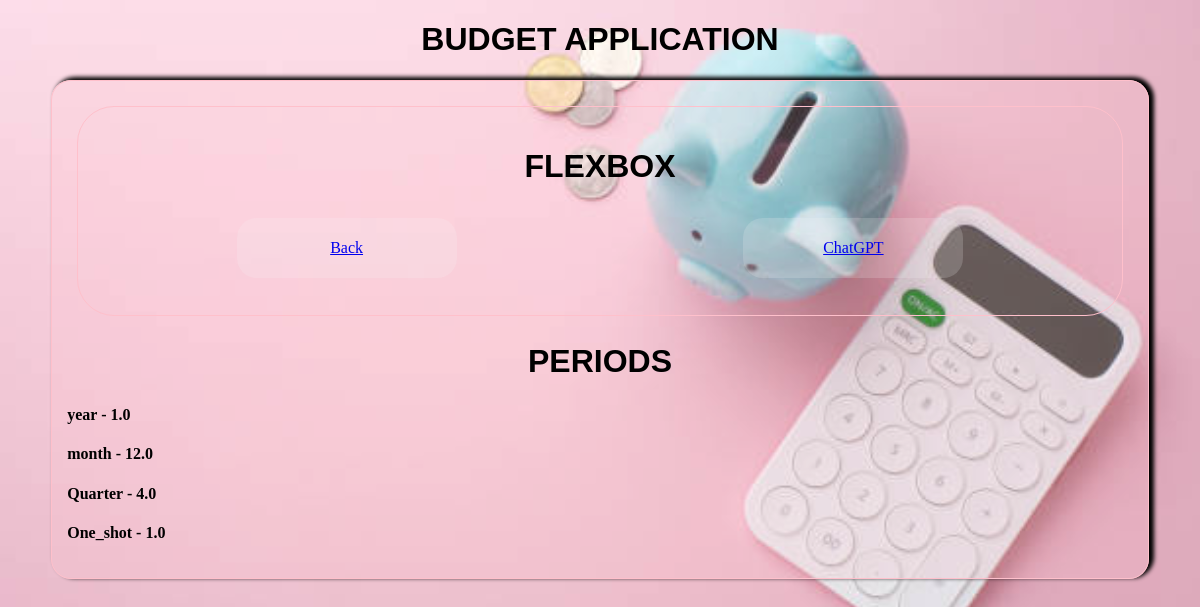
The app's page /all_periods with its own data.
### budget/models.py (models this page shows, shortened)
class Period(models.Model):
  name = models.CharField(max_length=50)
  multiplier =models.FloatField(default=1)

### budget/views.py (the view)
# urls.py: path('all_periods', all_periods, name="all_periods"),
def all_periods(request):
  all_periods = Period.objects.all()
  return render(request, 'budget/all_periods.html', {"all_periods" : all_periods})

### budget/templates/budget/all_periods.html
{% extends 'base.html' %}
{% block content %}
  <h2>Periods</h2>
    {% for period in all_periods %}
    <h4>{{period.name}} -  {{period.multiplier}}</h4>
    {% endfor %}
{% endblock %}

### static/css/style.css (style rules this page uses)
body { background: url(../images/calcul.jpg) center/cover; min-height: 80vh; }
h2 { text-transform: uppercase; text-align: center; font-size: 2rem; margin: 5; font-family: Trebuchet MS, sans-serif; }

### records on screen
Period: name "year", multiplier "1.0"
Period: name "month", multiplier "12.0"
Period: name "Quarter", multiplier "4.0"
Period: name "One_shot", multiplier "1.0"
